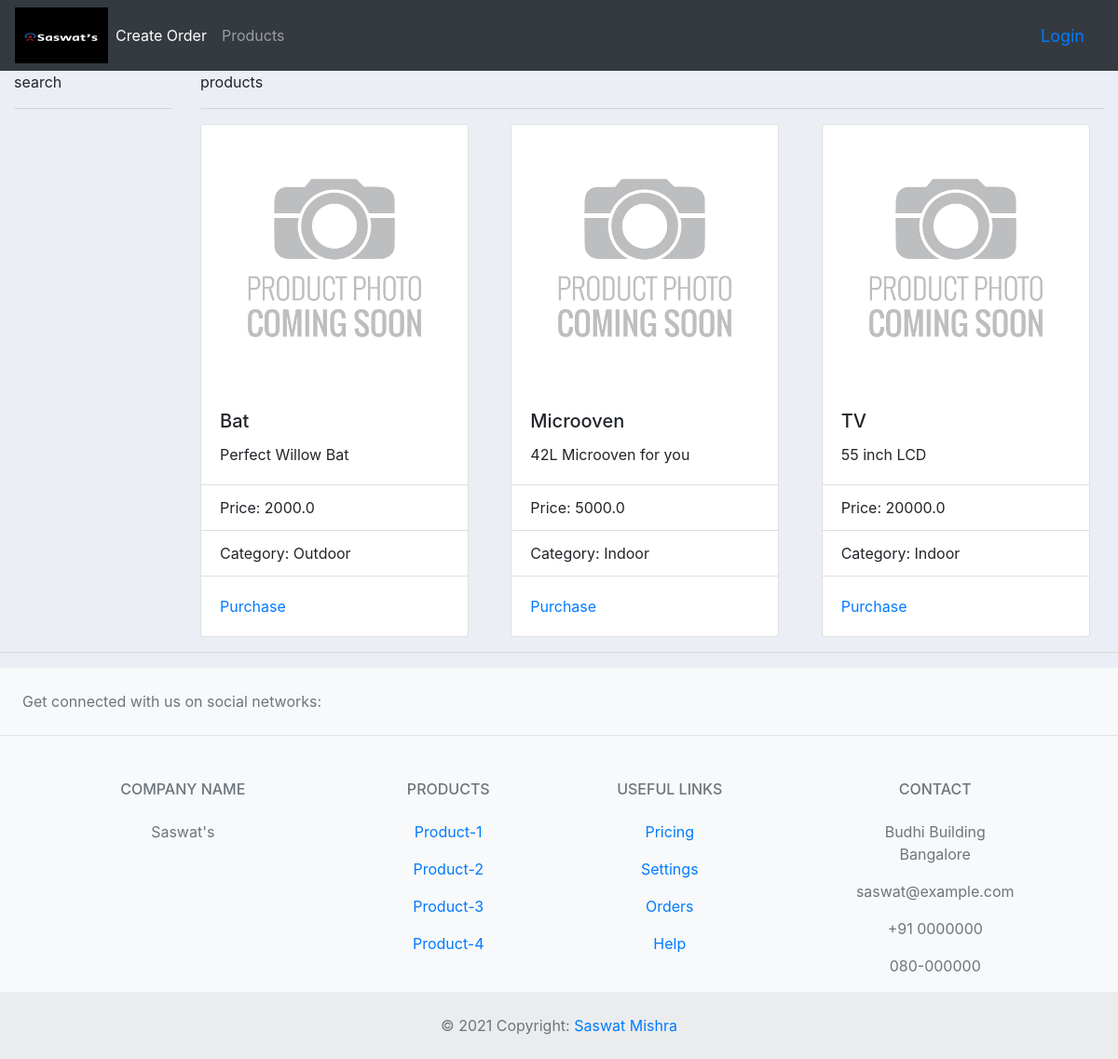
The page /product-display on the database its author committed.
### accounts/models.py (models this page shows, shortened)
class Product(models.Model):
    CATEGORY = (
        ('Indoor', 'Indoor'),
        ('Outdoor', 'Outdoor')
    )
    name = models.CharField(max_length=200, null=True)
    price = models.FloatField(null=True)
    category = models.CharField(max_length=200, choices = CATEGORY,null=True)
    description = models.CharField(max_length=500, null=True)
    product_pic = models.ImageField(default ='default-product.png', null=True, blank=True)
    date_created = models.DateTimeField(auto_now_add=True, null=True)
    tags = models.ManyToManyField(Tag)

### accounts/views.py (the view)
# urls.py: path('product-display', views.product_display, name='product-display')
def product_display(request):
    products = Product.objects.all()
    context = {'products': products}
    return render(request, 'list_product.html', context)

### accounts/templates/list_product.html
{%  extends 'main.html' %}
{% load static %}
{% block content %}
<div class="container-fluid">
    <div class="row">
        <div class="col-2">
              search
              <hr>
        </div>
        <div class="col-10">
              products
              <hr>
              <div class="row">
                  {% for product in products %}
                    <div class="col-4">
                        <div class="card" style="width: 18rem;">
                          <img src="{{product.product_pic.url}}" class="card-img-top" alt="...">
                          <div class="card-body">
                            <h5 class="card-title">{{product.name}}</h5>
                            <p class="card-text">{{product.description}}</p>
                          </div>
                          <ul class="list-group list-group-flush">
                            <li class="list-group-item">Price: {{product.price}}</li>
                            <li class="list-group-item">Category: {{product.category}}</li>
                          </ul>
                          <div class="card-body">
                            <a href="#" class="card-link">Purchase</a>
                          </div>
                        </div>
                    </div>
                  {% endfor %}
              </div>
        </div>
    </div>
</div>
{% endblock %}

### static/css/main.css (style rules this page uses)
body { background-color: #ebeff5; }

### rows shown on the page
Product: product_pic (placeholder picture), name "Bat", description "Perfect Willow Bat", price "2000.0", category "Outdoor"
Product: product_pic (placeholder picture), name "Microoven", description "42L Microoven for you", price "5000.0", category "Indoor"
Product: product_pic (placeholder picture), name "TV", description "55 inch LCD", price "20000.0", category "Indoor"
